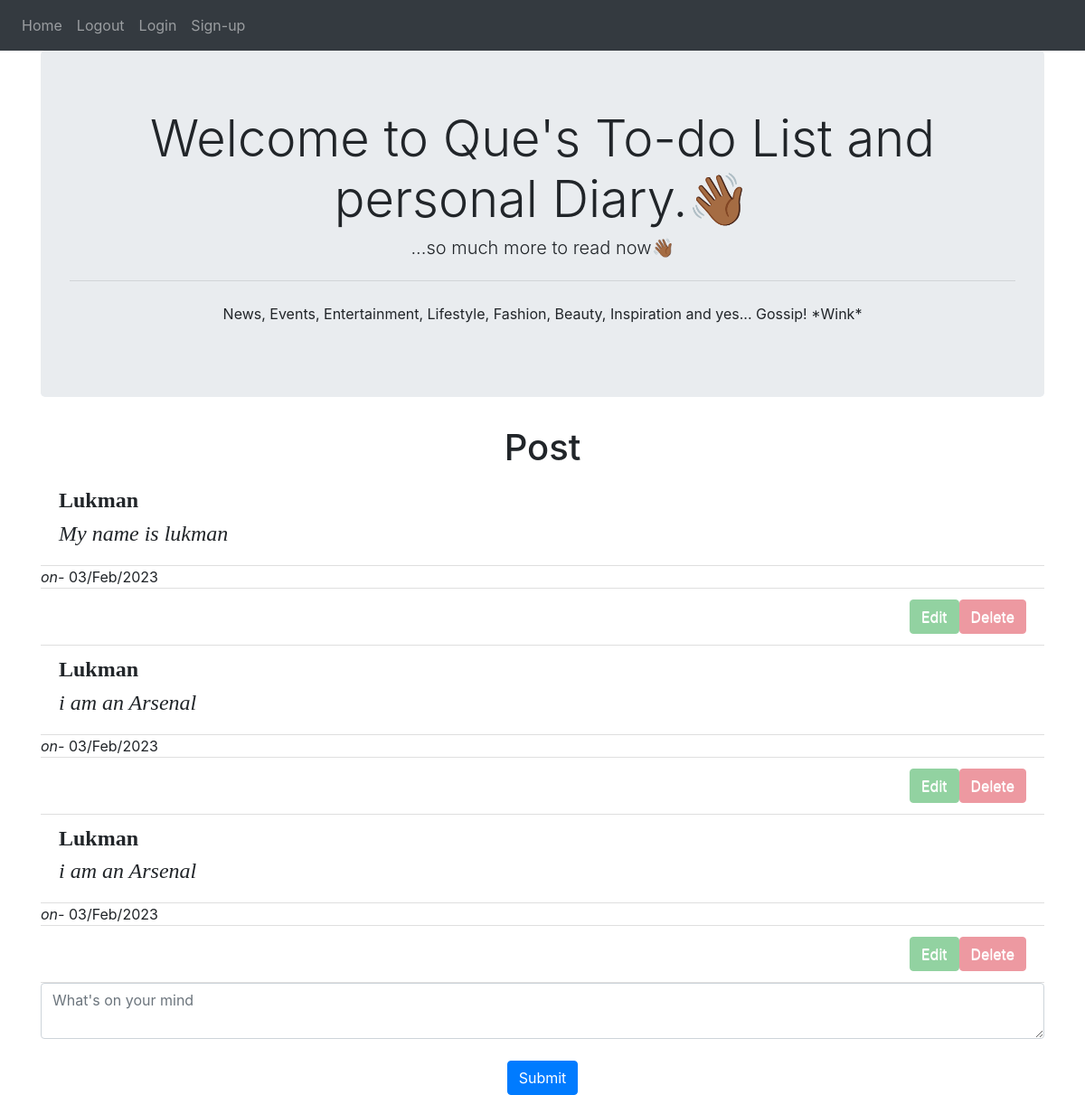
/ (signed in), run on an earlier commit of the app's database.
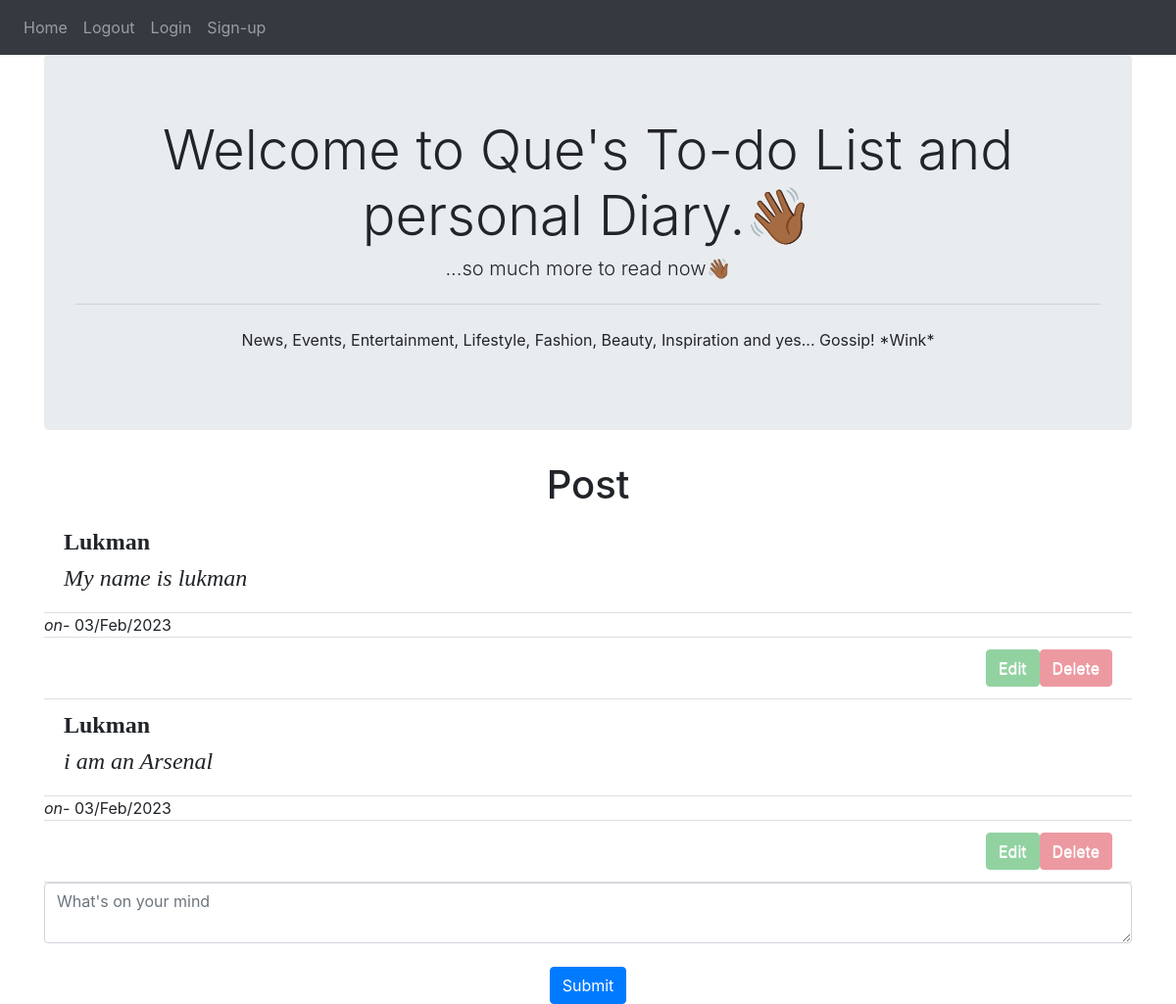
And on a later commit of the database.
### website/models.py (models this page shows)
class User(db.Model, UserMixin):
     id = db.Column(db.Integer, primary_key=True)
     email = db.Column(db.String(150), unique=True)
     password = db.Column(db.String(150))
     first_name = db.Column(db.String(150))
     notes = db.relationship('Note')

class Note(db.Model):
    id = db.Column(db.Integer, primary_key=True)
    data = db.Column(db.String(10000))
    date = db.Column(db.DateTime(timezone=True), default=func.now())
    user_id = db.Column(db.Integer, db.ForeignKey('user.id'))

### website/views.py (the view, shortened to what this page needs)
@views.route('/', methods=['GET', 'POST'])
@login_required
def home():
    return render_template("home.html", user=current_user)

### website/__init__.py (called while the page is built)
def create_app():
    app = Flask(__name__)
    app.config['SECRET_KEY']= 'alk'
    app.config['SQLALCHEMY_DATABASE_URI'] = f'sqlite:///{DB_NAME}'
    db.init_app(app)
    from .views import views
    from .auth import auth
    app.register_blueprint(views, url_prefix= '/')
    app.register_blueprint(auth, url_prefix= '/')
    from .models import User, Note
    create_database(app)
    login_manager = LoginManager()
    login_manager.login_view = 'auth.login'
    login_manager.init_app(app)
    @login_manager.user_loader
    def load_user(id):
        return User.query.get(int(id))
    return app

### website/templates/home.html
{%extends"base.html" %} {% block title%}HOME{% endblock%}
{%block content%}
<div class="jumbotron">
    <h1 align="center" class="display-4">Welcome to Que's To-do List and personal Diary.<span class="wave">👋🏾</span></h1>
    <h3 align="center" class="lead">...so much more to read now<span class="smile">👋🏾</span></h3>
    <hr  class="my-4">
    <p align="center">News, Events, Entertainment, Lifestyle, Fashion, Beauty, Inspiration and yes... Gossip! *Wink*</p>
  </div>
<h1 align="center">Post</h1>
<ul class="list-group list-group-flush" id="notes">
    {% for note in user.notes %}
    {% if current_user.id == note.user_id %}
    <li class="list-group-item"><h4 style="font-family:'Times New Roman', Times, serif ;">
        <strong>{{user.first_name}}</strong>
    </h4><h4 style="font-family:'Times New Roman', Times, serif ;"><i>{{ note.data }}</i></h4></li>
    <span><i>on- </i>{{note.date.strftime('%d/%b/%Y')}}</span>
    <li class="list-group-item">
        <button type="button" class="close" onclick="deleteNote({{note.id}})">
            <span class="btn btn-danger">Delete</span>
        </button>
        <button type="button" class="close"  a href="/edit/{{note.id}}/">
            <span class="btn btn-success">Edit</span>
        </button>
    </li>
    {% else %}
    <li class="list-group-item"><h4 style="font-family:'Times New Roman', Times, serif ;"><strong>
        {{user.first_name}}</strong>
    </h4><h4 style="font-family:'Times New Roman', Times, serif ;"><i>{{ note.data }}</i></h4></li>
    {% endif %}
    {% endfor %}
</ul>
<form method="POST">
    <textarea name ="note" id ="note" class="form-control" placeholder="What's on your mind"></textarea>
    <br>
    <div align="center">
        <button type="submit" class="btn btn-primary">Submit</button>
    </div>
</form>
{% endblock content %}

### website/templates/base.html (shortened to what this page needs)
<!DOCTYPE html>
<html>
    <head>
        <link
      rel="stylesheet"
      href="https://stackpath.bootstrapcdn.com/bootstrap/4.4.1/css/bootstrap.min.css"
    />
    <link
      rel="stylesheet"
      href="https://stackpath.bootstrapcdn.com/font-awesome/4.7.0/css/font-awesome.min.css"
    />
    </head>
    <body>
        <nav class="navbar navbar-expand-lg navbar-dark bg-dark">
            <div class="collapse navbar-collapse" id="navbar">
                <div class="navbar-nav">
                  {% if user.is_authenticated %}
                  <a class="nav-item nav-link" id="home" href="/">Home</a>
                  <a class="nav-item nav-link" id="logout" href="/logout">Logout</a>
                  <a class="nav-item nav-link" id="login" href="/login">Login</a>
                  <a class="nav-item nav-link" id="signUp" href="/sign-up">Sign-up</a>
                  {%else%}
                  <a class="nav-item nav-link" id="home" href="/">Home</a>
                  <a class="nav-item nav-link" id="login" href="/login">Login</a>
                  <a class="nav-item nav-link" id="signUp" href="/sign-up">Sign-up</a>
                  {% endif %}
                </div>
            </div>
        </nav>
        <div class="container">
         {%block content%}
         {% endblock %}
        </div>
    </body>
</html>

What changed in the data, as far as the page shows it:
removed Note: {{ user.first_name }} "Lukman", data "i am an Arsenal", date "03/Feb/2023"
